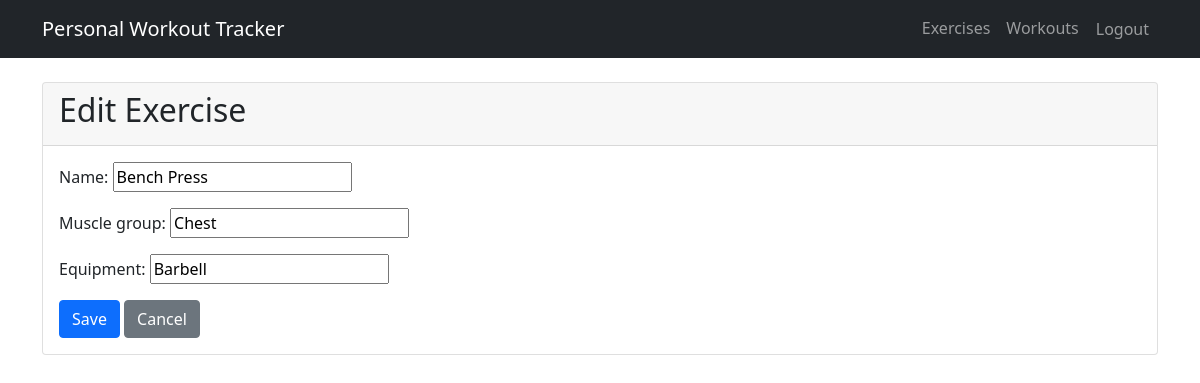
The app's page /project/exercises/1/update/ (signed in) with its own data.
### project/models.py (models this page shows, shortened)
class Exercise(models.Model):
    name = models.CharField(max_length=100)  # Name of the exercise (e.g., "Bench Press", "Squats")
    muscle_group = models.CharField(max_length=50)  # Primary muscle group targeted (e.g., "Chest", "Legs")
    equipment = models.CharField(max_length=50)  # Equipment needed (e.g., "Dumbbell", "Barbell", "Bodyweight")
    user = models.ForeignKey(User, on_delete=models.CASCADE, null=True, blank=True)

### project/views.py (the view)
# urls.py: path('exercises/<int:pk>/update/', views.ExerciseUpdateView.as_view(), name='exercise_update'),
class ExerciseUpdateView(LoginRequiredMixin, UpdateView):
    model = Exercise
    form_class = ExerciseForm
    template_name = 'project/exercise_form.html'
    success_url = reverse_lazy('project:exercise_list')
    def get_queryset(self):
        return Exercise.objects.filter(user=self.request.user)

### project/forms.py
class ExerciseForm(forms.ModelForm):
    class Meta:
        model = Exercise
        fields = ['name', 'muscle_group', 'equipment']

### project/templates/project/exercise_form.html (shortened to what this page needs)
{% extends 'project/base.html' %}
{% block content %}
<div class="card">
    <div class="card-header">
        <h2>{% if object %}Edit{% else %}Add{% endif %} Exercise</h2>
    </div>
    <div class="card-body">
        <form method="post">
            {{ form.as_p }}
            <button type="submit" class="btn btn-primary">Save</button>
            <a href="{% url 'project:exercise_list' %}" class="btn btn-secondary">Cancel</a>
        </form>
    </div>
</div>
{% endblock %}

### records on screen
Exercise: name "Bench Press", muscle_group "Chest", equipment "Barbell"
